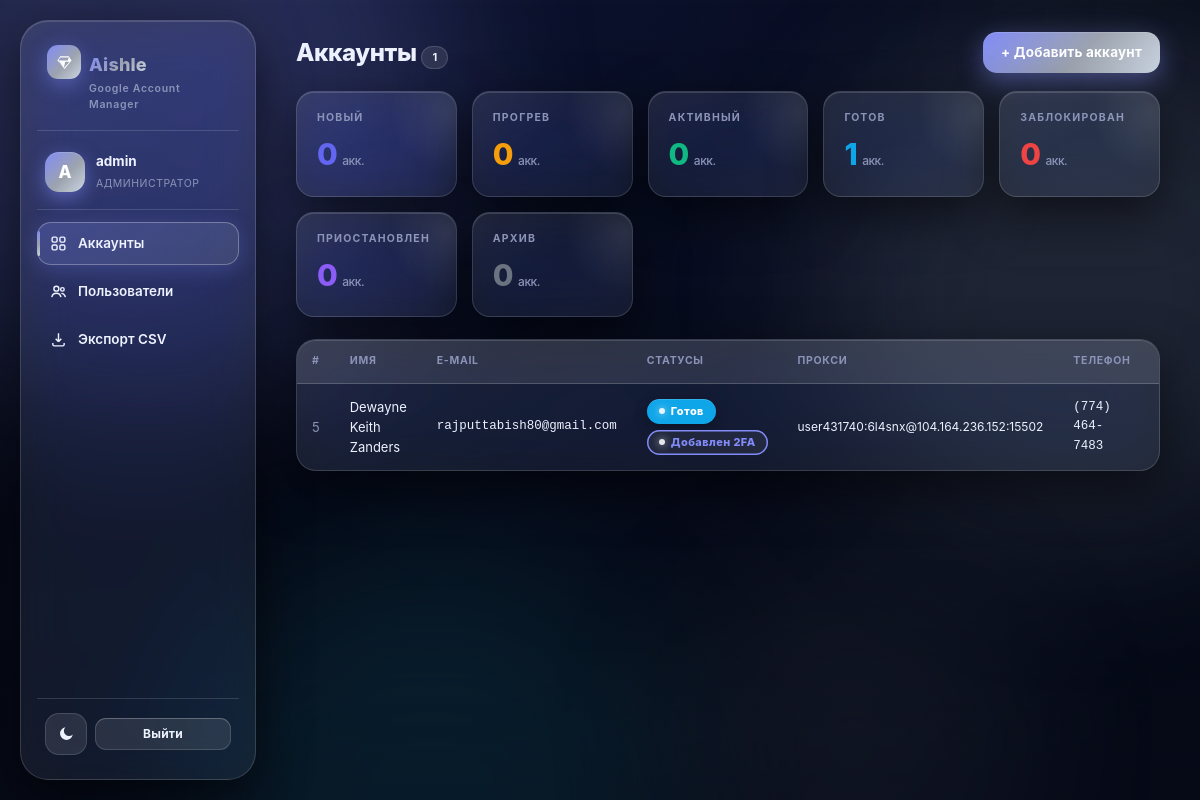
The page / (signed in) on the database its author committed.
### tables this page shows
CREATE TABLE users (
                id INTEGER PRIMARY KEY AUTOINCREMENT,
                username TEXT UNIQUE NOT NULL,
                password TEXT NOT NULL,
                is_admin INTEGER DEFAULT 0,
                is_active INTEGER DEFAULT 1,
                created_at TEXT DEFAULT (datetime('now'))
            );

CREATE TABLE accounts (
                id INTEGER PRIMARY KEY AUTOINCREMENT,
                first_name TEXT, second_name TEXT, address TEXT,
                sex TEXT, date_of_birth TEXT, number TEXT,
                mail TEXT NOT NULL, mailPass TEXT, reMail TEXT,
                proxy TEXT, file_path TEXT, auth TEXT,
                status TEXT DEFAULT 'new',
                notes TEXT,
                owner_id INTEGER REFERENCES users(id),
                created_at TEXT DEFAULT (datetime('now')),
                updated_at TEXT DEFAULT (datetime('now'))
            , status2 TEXT DEFAULT 'new');

### app.py (the view, shortened to what this page needs)
@app.route("/")
@login_required
def index():
    db = get_db()
    if db.execute("SELECT COUNT(*) FROM users").fetchone()[0] == 0:
        return redirect(url_for("setup"))
    uid = session["user_id"]
    is_admin = session["is_admin"]
    if is_admin:
        total = db.execute("SELECT COUNT(*) FROM accounts").fetchone()[0]
        by_status = {s: db.execute("SELECT COUNT(*) FROM accounts WHERE status=?", (s,)).fetchone()[0] for s in STATUSES}
        accounts = db.execute("""SELECT a.*, u.username owner_name FROM accounts a
            LEFT JOIN users u ON a.owner_id=u.id ORDER BY a.updated_at DESC""").fetchall()
    users = db.execute("SELECT id,username,is_admin,is_active FROM users ORDER BY username").fetchall() if is_admin else []
    return render_template("index.html", total=total, by_status=by_status,
                           accounts=accounts, users=users,
                           STATUSES=STATUSES, STATUS_LABELS=STATUS_LABELS, STATUS_COLORS=STATUS_COLORS, STATUSES2=STATUSES2, STATUS_LABELS2=STATUS_LABELS2, STATUS_COLORS2=STATUS_COLORS2)

### app.py (called while the page is built)
@app.context_processor
def inject_css_version():
    import hashlib
    css_path = Path(__file__).parent / "static" / "style.css"
    ver = "0"
    if css_path.exists():
        ver = hashlib.md5(css_path.read_bytes()).hexdigest()[:8]
    return {"css_v": ver}

def login_required(f):
    @wraps(f)
    def wrap(*a, **kw):
        if "user_id" not in session:
            return redirect(url_for("login"))
        return f(*a, **kw)
    return wrap

### templates/index.html (shortened to what this page needs)
{% extends "base.html" %}
{% block content %}
<div style="display:flex;align-items:center;justify-content:space-between;flex-wrap:wrap;gap:12px;margin-bottom:18px">
  <h1 style="margin:0">Аккаунты <span class="perms">{{ total }}</span></h1>
  <a href="/accounts/new" class="btn">+ Добавить аккаунт</a>
</div>
<div class="stats">
  {% for s in STATUSES %}
  <div class="stat glass">
    <div class="label">{{ STATUS_LABELS[s] }}</div>
    <div class="value" style="color:{{ STATUS_COLORS[s] }}">{{ by_status[s] }}<small>акк.</small></div>
  </div>
  {% endfor %}
</div>
{% if accounts %}
<div class="card" style="padding:0;overflow:hidden">
  <div class="tbl-wrap">
  <table class="glass-table">
    <thead><tr><th>#</th><th>Имя</th><th>E-mail</th><th>Статусы</th><th>Прокси</th><th>Телефон</th><th></th></tr></thead>
    <tbody>
    {% for a in accounts %}
    <tr>
      <td class="muted">{{ a.id }}</td>
      <td>{{ (a.first_name or '') + ' ' + (a.second_name or '') }}</td>
      <td class="mono">{{ a.mail }}</td>
      <td>
        <div class="pills">
          <span class="badge" style="background:{{ STATUS_COLORS[a.status] }}">{{ STATUS_LABELS[a.status] }}</span>
          {% if a.status2 and a.status2 in STATUSES2 %}
          <span class="badge badge2" style="color:{{ STATUS_COLORS2[a.status2] }}">{{ STATUS_LABELS2[a.status2] }}</span>
          {% else %}
          <span class="badge badge2" style="color:var(--muted)">{{ STATUS_LABELS2['untouched'] }}</span>
          {% endif %}
        </div>
      </td>
      <td style="font-size:12px">{{ a.proxy or '—' }}</td>
      <td class="mono">{{ a.number or '—' }}</td>
      <td><a href="/accounts/{{ a.id }}" class="btn small sec">Открыть</a></td>
    </tr>
    {% endfor %}
    </tbody>
  </table>
  </div>
</div>
{% else %}
<div class="card empty">Аккаунтов пока нет.
  {% if session.is_admin %}<a href="/accounts/new">Добавить первый</a>{% endif %}
</div>
{% endif %}
{% endblock %}

### templates/base.html (shortened to what this page needs)
<!DOCTYPE html>
<html lang="ru" data-theme="dark">
<head>
<link rel="stylesheet" href="/static/style.css?v={{ css_v }}">
</head>
<body>
<div class="aurora" aria-hidden="true"><i></i><i></i><i></i><i></i></div>
<div class="layout">
  <aside class="sidebar glass">
    <div class="brand">
      <span class="ico"><svg viewBox="0 0 24 24" width="17" height="17" fill="#fff"><path d="M6 3h12l4 6-10 12L2 9l4-6Zm0 2-2.6 4h13.2L18 5H6Zm-2.2 6L11 19.6 4.8 11Zm7.2 8.6L19.2 11H13L11 19.6Z"/></svg></span><span class="ttl">Aishle</span>
      <span class="sub">Google Account Manager</span>
    </div>
    {% if session.user_id %}
    <div class="userbox">
      <div class="avatar">{{ session.username[0]|upper }}</div>
      <div><strong>{{ session.username }}</strong>
        <span class="role">{{ 'администратор' if session.is_admin else 'пользователь' }}</span>
      </div>
    </div>
    <nav>
      <a href="/" class="{{ 'active' if request.path == '/' else '' }}"><svg viewBox="0 0 24 24" width="17" height="17" fill="none" stroke="currentColor" stroke-width="2"><rect x="3" y="3" width="7" height="7" rx="2"/><rect x="14" y="3" width="7" height="7" rx="2"/><rect x="3" y="14" width="7" height="7" rx="2"/><rect x="14" y="14" width="7" height="7" rx="2"/></svg> Аккаунты</a>
      {% if session.is_admin %}
      <a href="/admin/users" class="{{ 'active' if request.path.startswith('/admin/users') else '' }}"><svg viewBox="0 0 24 24" width="17" height="17" fill="none" stroke="currentColor" stroke-width="2"><circle cx="9" cy="8" r="3.5"/><path d="M2.5 20c.8-3.5 3.4-5.5 6.5-5.5s5.7 2 6.5 5.5"/><circle cx="17.5" cy="9" r="2.5"/><path d="M16 14.6c2.9.2 5 2.2 5.7 5.4"/></svg> Пользователи</a>
      <a href="/accounts/export.csv"><svg viewBox="0 0 24 24" width="17" height="17" fill="none" stroke="currentColor" stroke-width="2"><path d="M12 3v12m0 0 4-4m-4 4-4-4"/><path d="M4 17v2a2 2 0 0 0 2 2h12a2 2 0 0 0 2-2v-2"/></svg> Экспорт CSV</a>
      {% endif %}
    </nav>
    <div class="sidebar-footer">
      <button class="theme-btn" onclick="toggleTheme()" title="Переключить тему" id="themeBtn"></button>
      <a href="/logout" class="btn small sec" style="flex:1">Выйти</a>
    </div>
    {% else %}
    <div class="sidebar-footer">
      <button class="theme-btn" onclick="toggleTheme()" title="Переключить тему" id="themeBtn"></button>
    </div>
    {% endif %}
  </aside>
  <main class="main">
    {% block content %}{% endblock %}
  </main>
</div>
</body>
</html>

### rows shown on the page
users: username "admin"
accounts: id "5", first_name+second_name "Dewayne Keith Zanders", mail "rajputtabish80@gmail.com", status "Готов", status2 "Добавлен 2FA", proxy "user431740:6l4snx@104.164.236.152:15502", number "(774) 464-7483"

### other values the page prints
{{ session.username[0]|upper }} "A"
{{ 'администратор' if session.is_admin else 'пользователь' }} "АДМИНИСТРАТОР"
{{ total }} "1"
{{ STATUS_LABELS[s] }} "НОВЫЙ" "ПРОГРЕВ" "АКТИВНЫЙ" "ГОТОВ" "ЗАБЛОКИРОВАН" "ПРИОСТАНОВЛЕН" "АРХИВ"
{{ by_status[s] }} "0" "0" "0" "1" "0" "0" "0"
